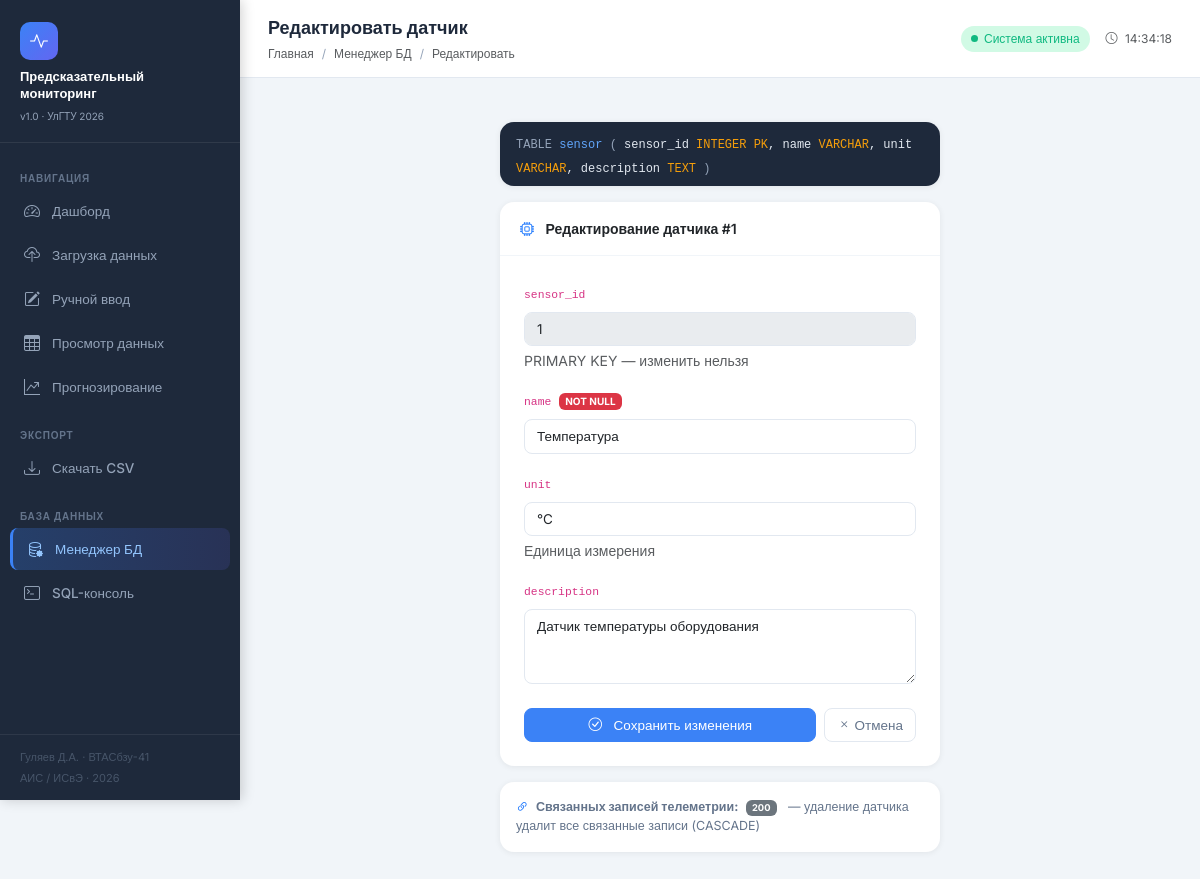
The page /db/sensor/edit/1 on the database its author committed.
### app.py (models this page shows)
class Sensor(db.Model):
    __tablename__ = 'sensor'
    sensor_id = db.Column(db.Integer, primary_key=True)
    name      = db.Column(db.String(100), nullable=False)
    unit      = db.Column(db.String(50))
    description = db.Column(db.Text)
    telemetry = db.relationship('Telemetry',  backref='sensor', lazy=True, cascade='all, delete-orphan')
    predictions = db.relationship('Prediction', backref='sensor', lazy=True, cascade='all, delete-orphan')

### app.py (the view, shortened to what this page needs)
@app.route('/db/sensor/edit/<int:sid>', methods=['GET', 'POST'])
def sensor_edit(sid):
    sensor = Sensor.query.get_or_404(sid)
    return render_template('sensor_form.html', sensor=sensor, next_id=sid, action='edit')

### templates/sensor_form.html (shortened to what this page needs)
{% extends 'base.html' %}
{% block page_title %}
  {{ 'Редактировать датчик' if action == 'edit' else 'Добавить датчик' }}
{% endblock %}
{% block breadcrumb %}
  <li class="breadcrumb-item">
    <a href="{{ url_for('db_manager') }}" class="text-decoration-none text-muted">
      Менеджер БД
    </a>
  </li>
  <li class="breadcrumb-item active">
    {{ 'Редактировать' if action == 'edit' else 'Добавить датчик' }}
  </li>
{% endblock %}
{% block content %}
<div class="row justify-content-center">
  <div class="col-md-7 col-lg-6">
    <div class="card mb-3" style="background:#1e293b; color:#e2e8f0;">
      <div class="card-body py-2 px-3">
        <small style="font-family:monospace; font-size:12px;">
          <span style="color:#94a3b8;">TABLE</span>
          <span style="color:#60a5fa;"> sensor</span>
          <span style="color:#94a3b8;"> (</span>
          sensor_id <span style="color:#f59e0b;">INTEGER PK</span>,
          name <span style="color:#f59e0b;">VARCHAR</span>,
          unit <span style="color:#f59e0b;">VARCHAR</span>,
          description <span style="color:#f59e0b;">TEXT</span>
          <span style="color:#94a3b8;">)</span>
        </small>
      </div>
    </div>
    <div class="card">
      <div class="card-header">
        <i class="bi bi-cpu me-2 text-primary"></i>
        {% if action == 'edit' %}
          Редактирование датчика #{{ sensor.sensor_id }}
        {% else %}
          Новый датчик
        {% endif %}
      </div>
      <div class="card-body p-4">
        <form method="POST">
          {% if action == 'add' %}
          <div class="mb-3">
            <label class="form-label">
              <code>sensor_id</code>
              <span class="badge text-bg-warning ms-1" style="font-size:10px;">PRIMARY KEY</span>
            </label>
            <input type="number" name="sensor_id" class="form-control"
                   placeholder="Авто ({{ next_id }})" min="1"/>
            <div class="form-text">
              Оставьте пустым — система назначит ID автоматически (следующий: {{ next_id }})
            </div>
          </div>
          {% else %}
          <div class="mb-3">
            <label class="form-label"><code>sensor_id</code></label>
            <input type="text" class="form-control" value="{{ sensor.sensor_id }}" disabled/>
            <div class="form-text">PRIMARY KEY — изменить нельзя</div>
          </div>
          {% endif %}
          <div class="mb-3">
            <label class="form-label">
              <code>name</code>
              <span class="badge text-bg-danger ms-1" style="font-size:10px;">NOT NULL</span>
            </label>
            <input type="text" name="name" class="form-control"
                   value="{{ sensor.name if sensor else '' }}"
                   placeholder="например: Температура" required/>
          </div>
          <div class="mb-3">
            <label class="form-label"><code>unit</code></label>
            <input type="text" name="unit" class="form-control"
                   value="{{ sensor.unit if sensor else '' }}"
                   placeholder="например: °C, атм, мм/с"/>
            <div class="form-text">Единица измерения</div>
          </div>
          <div class="mb-4">
            <label class="form-label"><code>description</code></label>
            <textarea name="description" class="form-control" rows="3"
                      placeholder="Описание датчика...">{{ sensor.description if sensor else '' }}</textarea>
          </div>
          <div class="d-flex gap-2">
            <button type="submit" class="btn btn-primary flex-fill">
              <i class="bi bi-check-circle me-2"></i>
              {{ 'Сохранить изменения' if action == 'edit' else 'Добавить датчик' }}
            </button>
            <a href="{{ url_for('db_manager') }}"
               class="btn btn-outline-secondary">
              <i class="bi bi-x"></i> Отмена
            </a>
          </div>
        </form>
      </div>
    </div>
    {% if action == 'edit' and sensor %}
    <div class="card mt-3">
      <div class="card-body" style="font-size:12.5px; color:#64748b;">
        <i class="bi bi-link-45deg me-1 text-primary"></i>
        <strong>Связанных записей телеметрии:</strong>
        <span class="badge text-bg-secondary ms-1">{{ sensor.telemetry | length }}</span>
        <span class="ms-2">
          — удаление датчика удалит все связанные записи (CASCADE)
        </span>
      </div>
    </div>
    {% endif %}
  </div>
</div>
{% endblock %}

### templates/base.html (style rules this page uses)
:root { --primary: #1e293b; --accent: #3b82f6; --accent2: #6366f1; --success: #10b981; --warning: #f59e0b; --danger: #ef4444; --bg: #f1f5f9; --card-bg: #ffffff; --sidebar-w: 240px; }
* { box-sizing: border-box; }
body { font-family: 'Inter', sans-serif; background: var(--bg); color: #1e293b; margin: 0; min-height: 100vh; }
.card { border: none; border-radius: 14px; box-shadow: 0 1px 6px rgba(0,0,0,.07); background: var(--card-bg); }
.card-header { background: transparent; border-bottom: 1px solid #f1f5f9; padding: 16px 20px; font-weight: 600; font-size: 14px; }
.form-label { font-weight: 500; font-size: 13px; color: #374151; }
.form-control, .form-select { border-radius: 8px; border: 1.5px solid #e2e8f0; font-size: 13.5px; transition: border-color .2s, box-shadow .2s; }
.btn { border-radius: 8px; font-size: 13.5px; font-weight: 500; }
.btn-primary { background: var(--accent); border-color: var(--accent); }
.btn-outline-secondary { border-color: #e2e8f0; color: #64748b; }
.breadcrumb-item + .breadcrumb-item::before { color: #94a3b8; }

### rows shown on the page
Sensor: sensor_id "1", name "Температура", unit "°C", description "Датчик температуры оборудования"

### other values the page prints
{{ 'Редактировать датчик' if action == 'edit' else 'Добавить датчик' }} "Редактировать датчик"
{{ 'Редактировать' if action == 'edit' else 'Добавить датчик' }} "Редактировать"
{{ 'Сохранить изменения' if action == 'edit' else 'Добавить датчик' }} "Сохранить изменения"
{{ sensor.telemetry | length }} "200"
